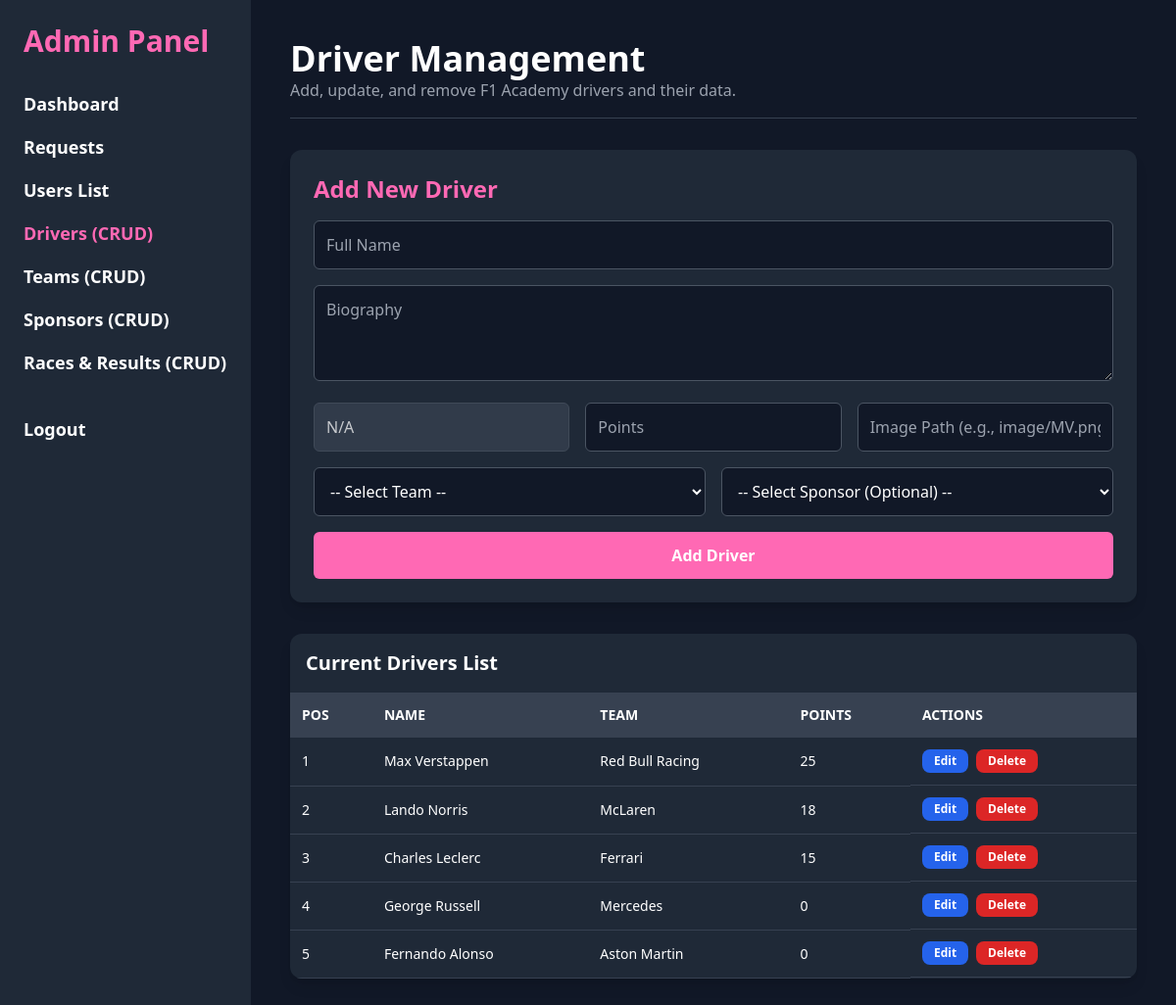
/admin_drivers.php (signed in), run on the app's committed database.
### tables this page shows
CREATE TABLE `drivers` (
  `id` int(11) NOT NULL,
  `fullname` varchar(255) NOT NULL,
  `team_name` varchar(100) NOT NULL,
  `sponsor_name` varchar(100) DEFAULT NULL,
  `standing_position` int(11) DEFAULT NULL,
  `points` int(11) DEFAULT 0,
  `biography` text DEFAULT NULL,
  `image_path` varchar(255) DEFAULT NULL
);

### conn.php (called while the page is built, shortened)
<?php
function get_all_drivers($conn) {
    $query = "SELECT * FROM drivers ORDER BY points DESC";
    $result = $conn->query($query);
    $data = [];
    while ($row = $result->fetch_assoc()) {
        $data[] = $row;
    }
    return $data;
}
?>

### admin_drivers.php (the view, shortened to what this page needs)
<?php
include("conn.php");
$driver_to_edit = null;
$drivers = get_all_drivers($conn);
?>
<!DOCTYPE html>
<html lang="en">
<head>
    <script src="https://cdn.tailwindcss.com"></script>
</head>
<body class="bg-gray-900 text-white font-sans flex">
    <aside class="w-64 bg-gray-800 h-screen fixed p-6">
        <h1 class="text-3xl font-extrabold mb-8 text-hotpink">Admin Panel</h1>
        <nav class="admin-nav space-y-4">
            <a href="admin_dashboard.php" class="block text-lg font-bold text-white hover:text-hotpink"> Dashboard</a>
            <a href="admin_requests.php" class="block text-lg font-bold text-white hover:text-hotpink"> Requests</a>
            <a href="admin_users.php" class="block text-lg font-bold text-white hover:text-hotpink"> Users List</a>
            <a href="admin_drivers.php" class="block text-lg font-bold text-hotpink"> Drivers (CRUD)</a>
            <a href="admin_teams.php" class="block text-lg font-bold text-white hover:text-hotpink"> Teams (CRUD)</a>
            <a href="admin_sponsors.php" class="block text-lg font-bold text-white hover:text-hotpink"> Sponsors (CRUD)</a>
            <a href="admin_races.php" class="block text-lg font-bold text-white hover:text-hotpink"> Races & Results (CRUD)</a>
            <a href="logout.php" class="block text-lg font-bold text-white hover:text-red-500 pt-6"> Logout</a>
        </nav>
    </aside>
    <div class="flex-1 ml-64 p-10">
        <header class="mb-8 border-b border-gray-700 pb-4">
            <h2 class="text-4xl font-bold">Driver Management</h2>
            <p class="text-gray-400">Add, update, and remove F1 Academy drivers and their data.</p>
        </header>
        <div class="bg-gray-800 p-6 rounded-xl shadow-lg mb-8">
            <h3 class="text-2xl font-semibold mb-4 text-hotpink"><?php echo $driver_to_edit ? 'Update Driver ID: ' . $driver_to_edit['id'] : 'Add New Driver'; ?></h3>
            <form method="POST" action="admin_drivers.php" class="space-y-4">
                <input type="text" name="fullname" placeholder="Full Name" required
                       value="<?php echo htmlspecialchars($driver_to_edit['fullname'] ?? ''); ?>"
                       class="w-full p-3 border border-gray-600 bg-gray-900 text-white rounded-md focus:outline-none focus:ring-2 focus:ring-hotpink">
                <textarea name="biography" placeholder="Biography" rows="3" required
                          class="w-full p-3 border border-gray-600 bg-gray-900 text-white rounded-md focus:outline-none focus:ring-2 focus:ring-hotpink"><?php echo htmlspecialchars($driver_to_edit['biography'] ?? ''); ?></textarea>
                <div class="grid grid-cols-3 gap-4">
                    <input type="text" name="display_position" placeholder="Position (Calculated)" readonly disabled
                           value="<?php echo htmlspecialchars($driver_to_edit['standing_position'] ?? 'N/A'); ?>"
                           class="p-3 border border-gray-600 bg-gray-700 text-white rounded-md opacity-75">
                    <input type="number" name="points" placeholder="Points" required
                           value="<?php echo htmlspecialchars($driver_to_edit['points'] ?? ''); ?>"
                           class="p-3 border border-gray-600 bg-gray-900 text-white rounded-md focus:outline-none focus:ring-2 focus:ring-hotpink">
                    <input type="text" name="image_path" placeholder="Image Path (e.g., image/MV.png)"
                           value="<?php echo htmlspecialchars($driver_to_edit['image_path'] ?? ''); ?>"
                           class="p-3 border border-gray-600 bg-gray-900 text-white rounded-md focus:outline-none focus:ring-2 focus:ring-hotpink">
                </div>
                <div class="grid grid-cols-2 gap-4">
                    <select name="team_name" required class="p-3 border border-gray-600 bg-gray-900 text-white rounded-md focus:outline-none focus:ring-2 focus:ring-hotpink">
                        <option value="">-- Select Team --</option>
                    </select>
                    <select name="sponsor_name" class="p-3 border border-gray-600 bg-gray-900 text-white rounded-md focus:outline-none focus:ring-2 focus:ring-hotpink">
                        <option value="">-- Select Sponsor (Optional) --</option>
                    </select>
                </div>
                <button type="submit" name="<?php echo $driver_to_edit ? 'update_driver' : 'add_driver'; ?>"
                        class="w-full p-3 bg-hotpink text-white font-bold border-none rounded-md cursor-pointer hover:bg-lightpink transition duration-300">
                    <?php echo $driver_to_edit ? 'Update Driver' : 'Add Driver'; ?>
                </button>
            </form>
        </div>
        <div class="bg-gray-800 rounded-xl overflow-x-auto shadow-lg">
            <h3 class="text-xl font-semibold p-4 border-b border-gray-700">Current Drivers List</h3>
            <table class="min-w-full table-auto text-left">
                <thead>
                    <tr class="bg-gray-700 text-sm uppercase">
                        <th class="p-3">POS</th>
                        <th class="p-3">Name</th>
                        <th class="p-3">Team</th>
                        <th class="p-3">Points</th>
                        <th class="p-3">Actions</th>
                    </tr>
                </thead>
                <tbody>
                    <?php if (!empty($drivers)): ?>
                        <?php $num = 1 ?>
                        <?php foreach ($drivers as $driver): ?>
                            <tr class="hover:bg-gray-700 text-sm">
                                <td><?php echo $num++; ?></td>
                                <td><?php echo htmlspecialchars($driver['fullname']); ?></td>
                                <td><?php echo htmlspecialchars($driver['team_name']); ?></td>
                                <td><?php echo htmlspecialchars($driver['points']); ?></td>
                                <td class="whitespace-nowrap flex space-x-2">
                                    <a href="admin_drivers.php?edit_id=<?php echo $driver['id']; ?>" class="text-xs bg-blue-600 hover:bg-blue-700 text-white py-1 px-3 rounded-lg font-bold transition duration-200">
                                        Edit
                                    </a>
                                    <form method="POST" class="inline-block" onsubmit="return confirm('Are you sure you want to delete driver: <?php echo $driver['fullname']; ?>?');">
                                        <button type="submit" name="delete_driver" class="text-xs bg-red-600 hover:bg-red-700 text-white py-1 px-3 rounded-lg font-bold transition duration-200">
                                            Delete
                                        </button>
                                    </form>
                                </td>
                            </tr>
                        <?php endforeach; ?>
                    <?php else: ?>
                        <tr><td colspan="5" class="text-center py-4 text-gray-400">No drivers found.</td></tr>
                    <?php endif; ?>
                </tbody>
            </table>
        </div>
    </div>
</body>
</html>

### admin_drivers.php (style rules this page uses)
.bg-hotpink { background-color: hotpink; }
.text-hotpink { color: hotpink; }
.admin-nav a { transition: color 0.3s; }
th, td { padding: 12px; border-bottom: 1px solid #374151; }

### data on the page
drivers: fullname "Max Verstappen", team_name "Red Bull Racing", points "25"
drivers: fullname "Lando Norris", team_name "McLaren", points "18"
drivers: fullname "Charles Leclerc", team_name "Ferrari", points "15"
drivers: fullname "George Russell", team_name "Mercedes", points "0"
drivers: fullname "Fernando Alonso", team_name "Aston Martin", points "0"
